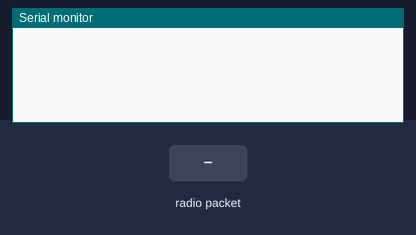
A sketch run on a simulated Arduino Uno, built with avr-gcc and run on an emulated ATmega328P. Shown: the last lines printed to the serial monitor. Inputs (shaded band) come from the test bench. No radio packets arrive unless stated.

Above: at 1.2 s.
1.3 s: radio packet "1" arrives
At 1.8 s:
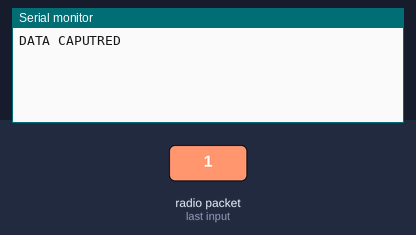
2.8 s: radio packet "0" arrives
At 4.1 s:
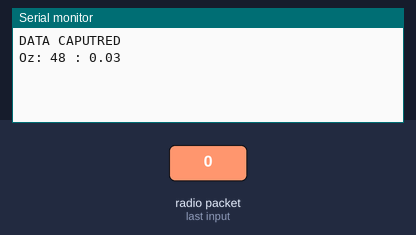

Measured:
- after the input at 1.3 s, the serial monitor: prints a new line at once (image 1)
- after the input at 2.8 s, the serial monitor: prints a new line at once (image 2)

The sketch:

recieversketch.ino
```cpp
#include <SPI.h>
#include <nRF24L01.h>
#include <RF24.h>
RF24 radio(7, 8); // CE, CSN
const byte address[6] = "00001";


void setup() {
  Serial.begin(9600);
  radio.begin();
  radio.openReadingPipe(0, address);
  radio.setPALevel(RF24_PA_MIN);
  radio.startListening();
}


byte data_size = 16;
unsigned char dataBlock1[]    = {
    0x00, 0x00, 0x00, 0x00, // first bytes for timing settings
    0x00, 0x00, 0x00, 0x00,
    0x00, 0x00, 0x00, 0x12, // last 5 bytes for UPC 80480015404
    0xBC, 0xFB, 0x94, 0x2C
    };

unsigned char dataBlock2[]    = {
    0x00, 0x00, 0x00, 0x00,
    0x00, 0x00, 0x00, 0x00,
    0x00, 0x00, 0x00, 0x14, // last 5 bytes for UPC 89540333496
    0xD9, 0x05, 0x0F, 0xB8
    };

unsigned char dataBlockN[]    = {
    0x00, 0x00, 0x00, 0x00,
    0x00, 0x00, 0xF7, 0x31, // 1111 0111 0011 0001
    0x8C, 0xEF, 0x00, 0x00, // 1000 1100 1110 1111
    0x00, 0x00, 0x00, 0x00  // neutral tag code
    };


void loop() {
  if (radio.available()) {
    unsigned char text[16] = "";
    radio.read(&text, sizeof(text));
    Serial.println("DATA CAPUTRED");

    if (match_UPC(text, dataBlockN, data_size)){
            Serial.println("Tag: Neutral");
    }
    if (match_UPC(text, dataBlock1, data_size)){
            Serial.println("Tag: 1");
    }
    if (match_UPC(text, dataBlock2, data_size)){
            Serial.println("Tag: 2");
    }
    long st = millis();
    while (!radio.available()){
      if (((millis() - st) > 3000)){
        Serial.print("TIMEOUT DURING TAG READ");
        break;
      }
    }
    long pour_total;

    radio.read(&pour_total, sizeof(pour_total));
    Serial.print("Oz: ");
    Serial.print(pour_total);
    Serial.print(" : ");
    double pour_oz = (double(pour_total) / 1000) /1.507;
    Serial.println(pour_oz);
  }
}


bool match_UPC(unsigned char *rec_data, unsigned char *static_data, byte data_len){
  for (byte i = 0; i<data_len; i++){
    if (rec_data[i] != static_data[i]){
      return false;
    }
  }
  return true;
}
```
